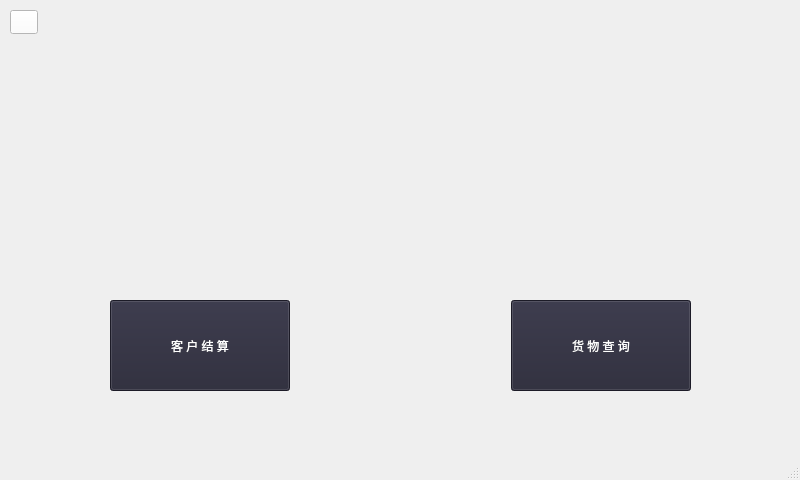
<?xml version="1.0" encoding="UTF-8"?>
<ui version="4.0">
 <class>StaffWindow</class>
 <widget class="QMainWindow" name="StaffWindow">
  <property name="geometry">
   <rect>
    <x>0</x>
    <y>0</y>
    <width>800</width>
    <height>480</height>
   </rect>
  </property>
  <property name="windowTitle">
   <string>MainWindow</string>
  </property>
  <widget class="QWidget" name="centralwidget">
   <widget class="QPushButton" name="returnBtn">
    <property name="geometry">
     <rect>
      <x>10</x>
      <y>10</y>
      <width>28</width>
      <height>24</height>
     </rect>
    </property>
    <property name="styleSheet">
     <string notr="true">background-color: rgb(255, 255, 255);</string>
    </property>
    <property name="text">
     <string/>
    </property>
    <property name="icon">
     <iconset resource="res.qrc">
      <normaloff>:/image/icon/return.png</normaloff>:/image/icon/return.png</iconset>
    </property>
   </widget>
   <widget class="QWidget" name="layoutWidget">
    <property name="geometry">
     <rect>
      <x>110</x>
      <y>300</y>
      <width>581</width>
      <height>91</height>
     </rect>
    </property>
    <layout class="QHBoxLayout" name="horizontalLayout">
     <item>
      <widget class="QPushButton" name="staffBtn">
       <property name="sizePolicy">
        <sizepolicy hsizetype="Fixed" vsizetype="Expanding">
         <horstretch>0</horstretch>
         <verstretch>0</verstretch>
        </sizepolicy>
       </property>
       <property name="minimumSize">
        <size>
         <width>180</width>
         <height>0</height>
        </size>
       </property>
       <property name="styleSheet">
        <string notr="true">font: 14pt &quot;黑体&quot;;
color: rgb(255, 255, 255);
background-color:rgb(39, 38, 54);</string>
       </property>
       <property name="text">
        <string>客 户 结 算</string>
       </property>
      </widget>
     </item>
     <item>
      <spacer name="horizontalSpacer">
       <property name="orientation">
        <enum>Qt::Horizontal</enum>
       </property>
       <property name="sizeHint" stdset="0">
        <size>
         <width>40</width>
         <height>20</height>
        </size>
       </property>
      </spacer>
     </item>
     <item>
      <widget class="QPushButton" name="goodsBtn">
       <property name="sizePolicy">
        <sizepolicy hsizetype="Fixed" vsizetype="Expanding">
         <horstretch>0</horstretch>
         <verstretch>0</verstretch>
        </sizepolicy>
       </property>
       <property name="minimumSize">
        <size>
         <width>180</width>
         <height>0</height>
        </size>
       </property>
       <property name="styleSheet">
        <string notr="true">font: 14pt &quot;黑体&quot;;
color: rgb(255, 255, 255);
background-color:rgb(39, 38, 54);</string>
       </property>
       <property name="text">
        <string>货 物 查 询</string>
       </property>
      </widget>
     </item>
    </layout>
   </widget>
   <widget class="QLabel" name="label_4">
    <property name="geometry">
     <rect>
      <x>510</x>
      <y>80</y>
      <width>181</width>
      <height>181</height>
     </rect>
    </property>
    <property name="sizePolicy">
     <sizepolicy hsizetype="Fixed" vsizetype="Fixed">
      <horstretch>0</horstretch>
      <verstretch>0</verstretch>
     </sizepolicy>
    </property>
    <property name="styleSheet">
     <string notr="true">border-image: url(:/image/picture/find.png);</string>
    </property>
    <property name="text">
     <string/>
    </property>
   </widget>
   <widget class="QLabel" name="label_5">
    <property name="geometry">
     <rect>
      <x>110</x>
      <y>80</y>
      <width>181</width>
      <height>181</height>
     </rect>
    </property>
    <property name="sizePolicy">
     <sizepolicy hsizetype="Fixed" vsizetype="Fixed">
      <horstretch>0</horstretch>
      <verstretch>0</verstretch>
     </sizepolicy>
    </property>
    <property name="styleSheet">
     <string notr="true">border-image: url(:/image/picture/buy.png);</string>
    </property>
    <property name="text">
     <string/>
    </property>
   </widget>
  </widget>
  <widget class="QMenuBar" name="menubar">
   <property name="geometry">
    <rect>
     <x>0</x>
     <y>0</y>
     <width>800</width>
     <height>22</height>
    </rect>
   </property>
  </widget>
  <widget class="QStatusBar" name="statusbar"/>
 </widget>
 <resources>
  <include location="res.qrc"/>
 </resources>
 <connections/>
</ui>
